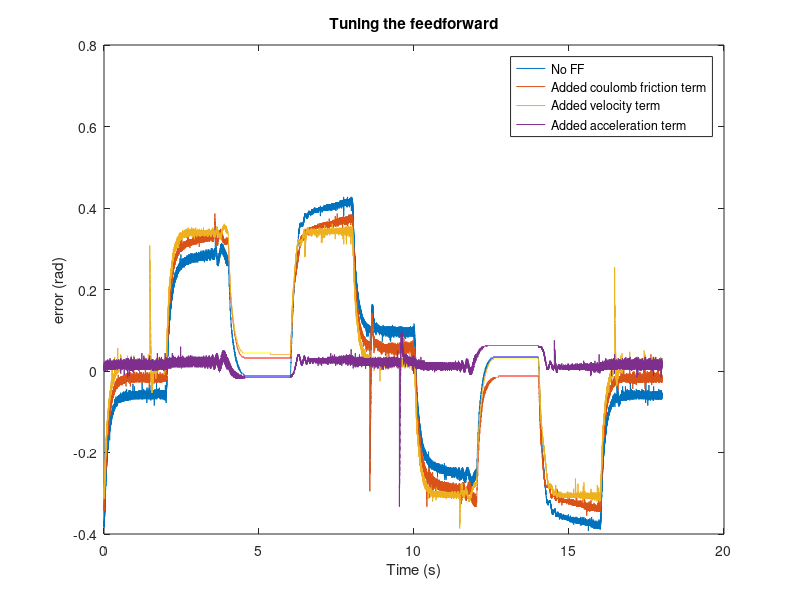

MATLAB code to generate this figure:
addpath('Model')
addpath('Measurements')
clear all
clc
%%
load("Feed_forward_measurements_for_report.mat")
%% Load FF (Feed_forward_measurements_for_report.mat)
% We select the correct time samples
error_ff0 = measurements_ff0(45537:117538,1);
error_ff1 = measurements_ff1(45583:117584,1);
error_ff2 = measurements_ff2(45408:117409,1);
error_ff3 = measurements_ff3(110323:182332,1);
%%
figure;
Ts = 1/4000;
plot((1:length(error_ff0))*Ts,error_ff0)
hold on
plot((1:length(error_ff1))*Ts,error_ff1)
hold on
plot((1:length(error_ff2))*Ts,error_ff2)
hold on
plot((1:length(error_ff3))*Ts,error_ff3)
hold off
legend('No FF', 'Added coulomb friction term', 'Added velocity term', 'Added acceleration term')
% [-0.00038 -0.005 -0.00002]
xlabel('Time (s)')
ylabel('error (rad)')
title('Tuning the feedforward')
%%